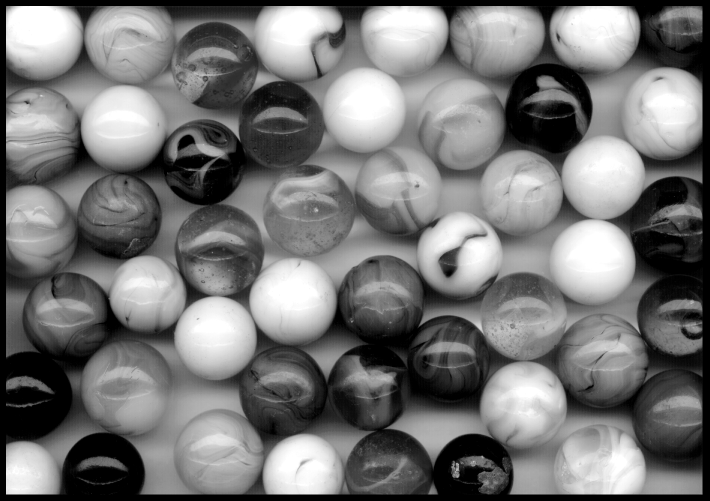
%> input picture vision/fourier/GMARBLES.TIF, 1419 x 1001 px (shown at 1/2 size)
$ octave compute_snr.m   (GNU Octave 9; MATLAB toolbox functions it lacks are replaced by stand-ins)
%> lines starting %> are read from the running program, lines starting %| are printed output that depends on the picture
I = imread('GMARBLES.TIF');
%> I is the input picture: size 1001x1419 uint8; min 0, max 255, mean 117.7
I = im2double(imresize(I,[200 200]));
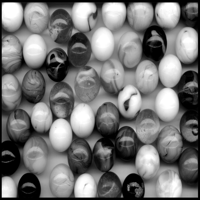
%> I: size 200x200 double; min 0, max 1, mean 0.462
Id = I + 0.1*rand(200);
SNR = compute_snr1(I,Id)

function snr = compute_snr1(I, Id)

    % Input:
    % I: the original image
    % Id: the approximated (noisy) image
    % Output:
    % snr: signal-to-noise ratio

    % Please follow the instructions in the comments to fill in the missing commands.

    % 1) Compute the noise image (original image minus the approximation)

    % 2) Compute the Frobenius norm of the noise image

    % 3) Compute the Frobenius norm of the original image

    % 4) Compute SNR


    In=imnoise(I,'salt & pepper',0.1);
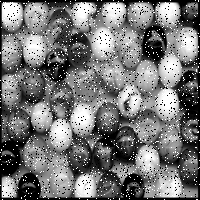
%> In: size 200x200 double; min 0, max 1, mean 0.466
    [peaksnr,snr]=psnr(In,I);
%> peaksnr = 14.78; snr = 9.51
    disp(peaksnr);
%| 14.776


end

$ run again, with vision/fourier/abc.jpg saved as vision/fourier/GMARBLES.TIF
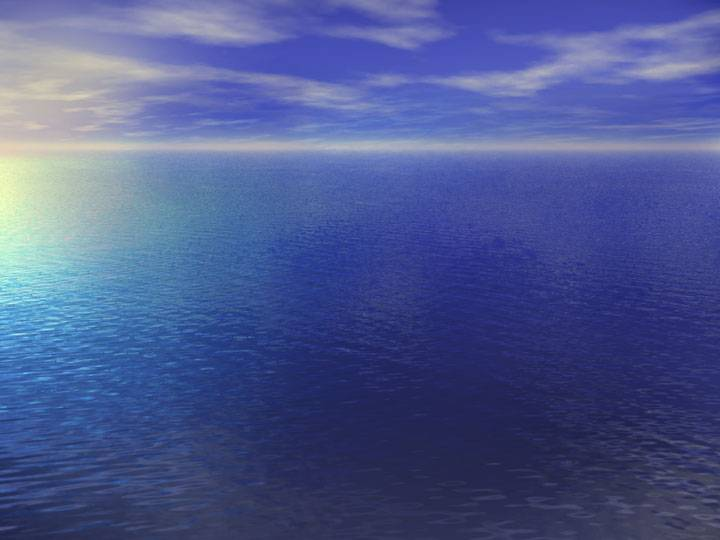
%> input picture vision/fourier/abc.jpg, 720 x 540 px
%> I is the input picture: size 540x720x3 uint8; mean R, G, B 76.8, 89.6, 144.4
%> I: size 200x200x3 double
%> `Id = I + 0.1*rand(200);`:
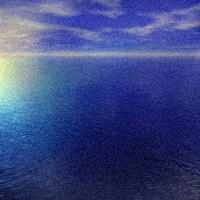
%> Id: size 200x200x3 double; mean R, G, B 0.351, 0.401, 0.616; drawn with min black and max white
%> in compute_snr1, `In=imnoise(I,'salt & pepper',0.1);`:
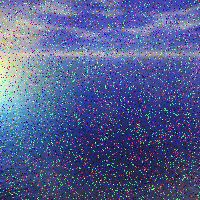
%> In: size 200x200x3 double; mean R, G, B 0.322, 0.366, 0.559
%> peaksnr = 15.19; snr = 8.32
%| 15.191
